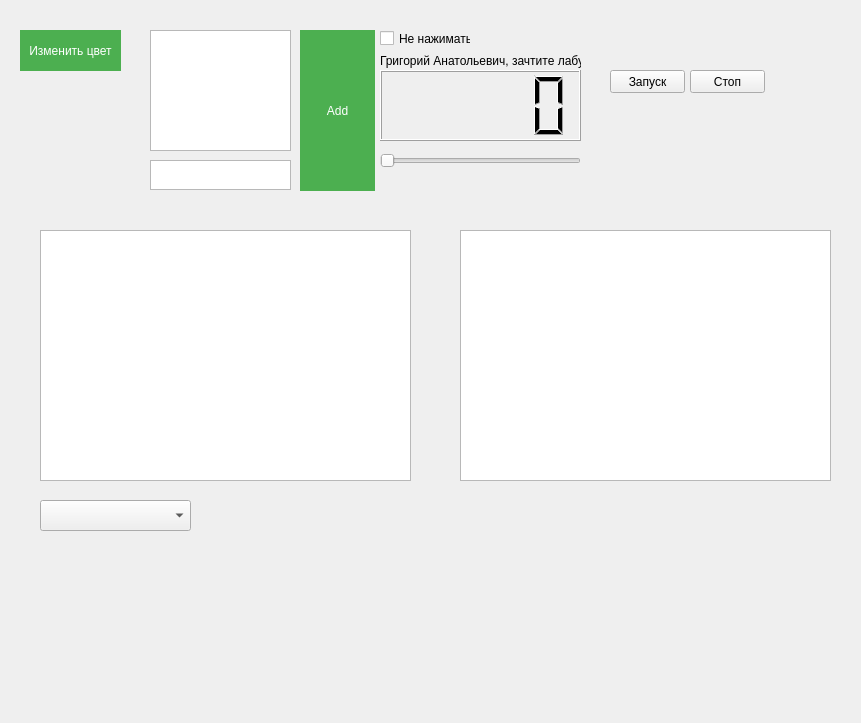
<?xml version="1.0" encoding="UTF-8"?>
<ui version="4.0">
 <class>MainWindow</class>
 <widget class="QMainWindow" name="MainWindow">
  <property name="geometry">
   <rect>
    <x>0</x>
    <y>0</y>
    <width>861</width>
    <height>723</height>
   </rect>
  </property>
  <property name="windowTitle">
   <string>MainWindow</string>
  </property>
  <widget class="QWidget" name="centralform">
   <widget class="QPushButton" name="pushButton">
    <property name="geometry">
     <rect>
      <x>20</x>
      <y>30</y>
      <width>101</width>
      <height>41</height>
     </rect>
    </property>
    <property name="styleSheet">
     <string notr="true">QPushButton {
    background-color: #4CAF50; /* Green */
    border: none;
    color: white;;
    text-align: center;
    text-decoration: none;
    display: inline-block;
}</string>
    </property>
    <property name="text">
     <string>Изменить цвет</string>
    </property>
   </widget>
   <widget class="QListView" name="listView">
    <property name="geometry">
     <rect>
      <x>150</x>
      <y>30</y>
      <width>141</width>
      <height>121</height>
     </rect>
    </property>
   </widget>
   <widget class="QTextEdit" name="textEdit">
    <property name="geometry">
     <rect>
      <x>150</x>
      <y>160</y>
      <width>141</width>
      <height>30</height>
     </rect>
    </property>
    <property name="styleSheet">
     <string notr="true">QTextEdit {
font-size: 16px;
}</string>
    </property>
   </widget>
   <widget class="QPushButton" name="pushButton_2">
    <property name="geometry">
     <rect>
      <x>300</x>
      <y>30</y>
      <width>75</width>
      <height>161</height>
     </rect>
    </property>
    <property name="styleSheet">
     <string notr="true">QPushButton {
    background-color: #4CAF50; /* Green */
    border: none;
    color: white;;
    text-align: center;
    text-decoration: none;
    display: inline-block;
}</string>
    </property>
    <property name="text">
     <string>Add</string>
    </property>
    <property name="autoRepeat">
     <bool>false</bool>
    </property>
   </widget>
   <widget class="QCheckBox" name="checkBox">
    <property name="geometry">
     <rect>
      <x>380</x>
      <y>30</y>
      <width>91</width>
      <height>17</height>
     </rect>
    </property>
    <property name="text">
     <string>Не нажимать</string>
    </property>
   </widget>
   <widget class="QLabel" name="label1">
    <property name="geometry">
     <rect>
      <x>380</x>
      <y>50</y>
      <width>201</width>
      <height>21</height>
     </rect>
    </property>
    <property name="text">
     <string>Григорий Анатольевич, зачтите лабу..</string>
    </property>
   </widget>
   <widget class="QLCDNumber" name="lcdNumber">
    <property name="geometry">
     <rect>
      <x>380</x>
      <y>70</y>
      <width>201</width>
      <height>71</height>
     </rect>
    </property>
   </widget>
   <widget class="QSlider" name="slide1">
    <property name="geometry">
     <rect>
      <x>380</x>
      <y>150</y>
      <width>201</width>
      <height>22</height>
     </rect>
    </property>
    <property name="orientation">
     <enum>Qt::Horizontal</enum>
    </property>
   </widget>
   <widget class="QLabel" name="timelabel">
    <property name="geometry">
     <rect>
      <x>610</x>
      <y>30</y>
      <width>201</width>
      <height>31</height>
     </rect>
    </property>
    <property name="text">
     <string/>
    </property>
   </widget>
   <widget class="QPushButton" name="pushButton_3">
    <property name="geometry">
     <rect>
      <x>610</x>
      <y>70</y>
      <width>75</width>
      <height>23</height>
     </rect>
    </property>
    <property name="text">
     <string>Запуск</string>
    </property>
   </widget>
   <widget class="QPushButton" name="pushButton_4">
    <property name="geometry">
     <rect>
      <x>690</x>
      <y>70</y>
      <width>75</width>
      <height>23</height>
     </rect>
    </property>
    <property name="text">
     <string>Стоп</string>
    </property>
   </widget>
   <widget class="QLabel" name="mousetracklabel">
    <property name="geometry">
     <rect>
      <x>200</x>
      <y>500</y>
      <width>151</width>
      <height>31</height>
     </rect>
    </property>
    <property name="text">
     <string/>
    </property>
   </widget>
   <widget class="QTreeView" name="tree">
    <property name="geometry">
     <rect>
      <x>40</x>
      <y>230</y>
      <width>371</width>
      <height>251</height>
     </rect>
    </property>
   </widget>
   <widget class="QTableView" name="table">
    <property name="geometry">
     <rect>
      <x>460</x>
      <y>230</y>
      <width>371</width>
      <height>251</height>
     </rect>
    </property>
   </widget>
   <widget class="QComboBox" name="comboBox">
    <property name="geometry">
     <rect>
      <x>40</x>
      <y>500</y>
      <width>151</width>
      <height>31</height>
     </rect>
    </property>
   </widget>
   <widget class="QLabel" name="combolabel">
    <property name="geometry">
     <rect>
      <x>40</x>
      <y>540</y>
      <width>181</width>
      <height>31</height>
     </rect>
    </property>
    <property name="text">
     <string/>
    </property>
   </widget>
  </widget>
 </widget>
 <resources/>
 <connections/>
</ui>
